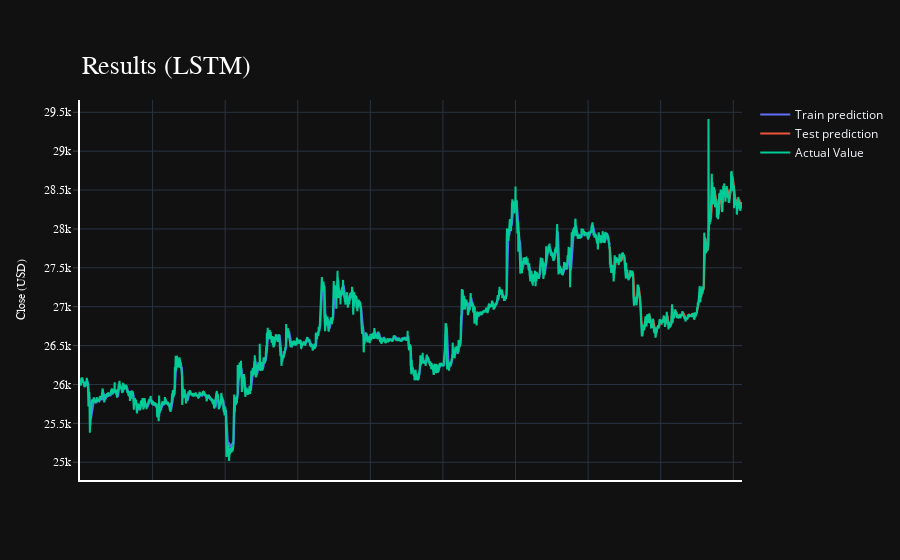

This figure's notebook cell:
### Code cell
import plotly.express as px
import plotly.graph_objects as go

fig = go.Figure()
fig.add_trace(go.Scatter(go.Scatter(x=result.index, y=result[0],
                    mode='lines',
                    name='Train prediction')))
fig.add_trace(go.Scatter(x=result.index, y=result[1],
                    mode='lines',
                    name='Test prediction'))
fig.add_trace(go.Scatter(go.Scatter(x=result.index, y=result[2],
                    mode='lines',
                    name='Actual Value')))
fig.update_layout(
    xaxis=dict(
        showline=True,
        showgrid=True,
        showticklabels=False,
        linecolor='white',
        linewidth=2
    ),
    yaxis=dict(
        title_text='Close (USD)',
        titlefont=dict(
            family='Rockwell',
            size=12,
            color='white',
        ),
        showline=True,
        showgrid=True,
        showticklabels=True,
        linecolor='white',
        linewidth=2,
        ticks='outside',
        tickfont=dict(
            family='Rockwell',
            size=12,
            color='white',
        ),
    ),
    showlegend=True,
    template = 'plotly_dark'

)



annotations = []
annotations.append(dict(xref='paper', yref='paper', x=0.0, y=1.05,
                              xanchor='left', yanchor='bottom',
                              text='Results (LSTM)',
                              font=dict(family='Rockwell',
                                        size=26,
                                        color='white'),
                              showarrow=False))
fig.update_layout(annotations=annotations)

fig.show()

### Figure 1 — Plotly figure (JSON) as saved in the notebook; plotly's stock layout.template omitted (floating-point values rounded to 4 significant figures; data arrays with more than 128 entries replaced by an {"elided": "..."} marker saying what was removed)
{"data": [{"mode": "lines", "name": "Train prediction", "type": "scatter", "x": {"elided": "4561 int values"}, "y": {"elided": "4561 float values"}}, {"mode": "lines", "name": "Test prediction", "type": "scatter", "x": {"elided": "4561 int values"}, "y": {"elided": "4561 float values"}}, {"mode": "lines", "name": "Actual Value", "type": "scatter", "x": {"elided": "4561 int values"}, "y": {"elided": "4561 float values"}}], "layout": {"annotations": [{"font": {"color": "white", "family": "Rockwell", "size": 26}, "showarrow": false, "text": "Results (LSTM)", "x": 0, "xanchor": "left", "xref": "paper", "y": 1.05, "yanchor": "bottom", "yref": "paper"}], "showlegend": true, "xaxis": {"linecolor": "white", "linewidth": 2, "showgrid": true, "showline": true, "showticklabels": false}, "yaxis": {"linecolor": "white", "linewidth": 2, "showgrid": true, "showline": true, "showticklabels": true, "tickfont": {"color": "white", "family": "Rockwell", "size": 12}, "ticks": "outside", "title": {"font": {"color": "white", "family": "Rockwell", "size": 12}, "text": "Close (USD)"}}}}
